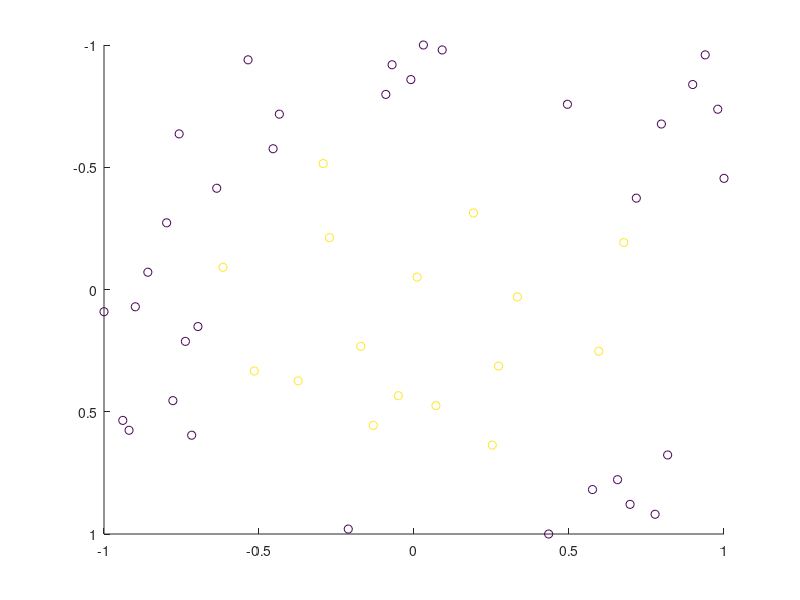

MATLAB code to generate this figure: (Note: this script raises an error after producing the figure.)
clear;
% Generate data
N = 100;
InXdata = linspace(-1,1,N);
InYdata = linspace(-1,1,N);

OutFcn = @(x,y) double((x.^2 + y.^2) < 0.5);
%
Outdata = OutFcn(InXdata,InYdata);
%
%% Only take some data
indsx = randsample(1:N,floor(N/2),false);
indsy = randsample(1:N,floor(N/2),false);

InXdata_train = InXdata(indsx);
InYdata_train = InYdata(indsy);
Outdata_train = OutFcn(InXdata_train,InYdata_train);
%%
clf
[xms,yms] = meshgrid(InXdata,InYdata);
%surf(xms,yms,OutFcn(xms,yms));
view(0,-90)
hold on
shading interp
scatter3(InXdata_train,InYdata_train,Outdata_train,[],Outdata_train)
%%
f = figure(1)
plot(xdata,ydata,'o-','LineWidth',2)
xlabel('x-data')
ylabel('y-data')
title('Data')
print('data.png','-dpng')

%%
sigma = @(x) tanh(x);
%% Dynamic definition
import casadi.*
As = SX.sym('A',[2 2]);
bs = SX.sym('b',[2 1]);
zs = SX.sym('z',[2*N 1]);
% Create a Big matrices
Afull =  SX.zeros(2*N,2*N);
for i = 1:N
   ind = ((i-1)*2+1):(i*2);
   Afull(ind,ind) = As; 
end
%
bfull = repmat(bs,N,1);
% sym time
ts = SX.sym('t');
% this is the control
us = [As(:);bs];
% define the dynamic equation
Fs = casadi.Function('F',{ts,zs,us},{Afull*sigma(zs) + bfull});
% 
Nt = 50; tspan = linspace(0,1,Nt);
%
idyn = ode(Fs,zs,us,tspan); % <- idyn is a ode object of DyCon Toolbox
SetIntegrator(idyn,'RK4') % <- For solve you need choose a numerical squeme
% initial condition
z0          = zeros(2*N,1);
z0(1:2:2*N) = xdata';
% put in idyn object 
idyn.InitialCondition = z0;
%% Optimal Control Definition
P = [1 1]; % no optimize P
Pfull = repmat(P,N,1);
Pzminusy = P*reshape(zs,2,N)-ydata; % <-- (P*z_i - y_i)
L   = casadi.Function('L',  {ts,zs,us},{ sum(sum(As.^2))  + bs'*bs  });
Psi = casadi.Function('Psi',{zs}      ,{ 1e5*(Pzminusy*Pzminusy') });
%
iocp = ocp(idyn,L,Psi);
[Uopt,Zopt] = IpoptSolver(iocp,ZerosControl(idyn));

%% Plot
figure(1)
clf
subplot(1,2,1)
l1 = plot(tspan,Zopt(1:2:2*N,:)','b');
hold on
l2 = plot(tspan,Zopt(2:2:2*N,:)','r');
legend([l1(1) l2(1)],{'z_i^1(t)','z_i^2(t)'},'Location','bestoutside')

title('Optimal State')
ylabel('z_i(t)')
xlabel('time')

subplot(2,2,2)
plot(tspan,Uopt(1:4,:)')
title('Optimal Control - A(t)')
xlabel('time')
legend({'A_1','A_2','A_3','A_4'},'Location','bestoutside')

subplot(2,2,4)
plot(tspan,Uopt(5:end,:)')
title('Optimal Control - b(t)')
xlabel('time')
legend({'b_1','b_2'},'Location','bestoutside')
%% Animation
fig = figure(2);
clf

hold on

xx = linspace(-6,6);
plot(xx,xx,'k')
plot(xx,-xx,'k')
xline(0)
yline(0)

xlim([-5 5])
ylim([-5 5])
for iter = 1:N
    if ydata(iter) > 0
        color = 'r';
    else
        color = 'b';
    end
    ilines(iter) = plot(Zopt(2*(iter-1)+1,1),Zopt(2*(iter-1)+2,1),'Color',color,'Marker','.','MarkerSize',20);
    jlines(iter) = plot(Zopt(2*(iter-1)+1,1),Zopt(2*(iter-1)+2,1),'Color',color,'Marker','none','MarkerSize',20);

end
% 
for it = 1:length(tspan)
   for iter = 1:N
    ilines(iter).XData = Zopt(2*(iter-1)+1,it);
    ilines(iter).YData = Zopt(2*(iter-1)+2,it);
    jlines(iter).XData = Zopt(2*(iter-1)+1,1:it);
    jlines(iter).YData = Zopt(2*(iter-1)+2,1:it);
   end
    pause(0.05)
end
